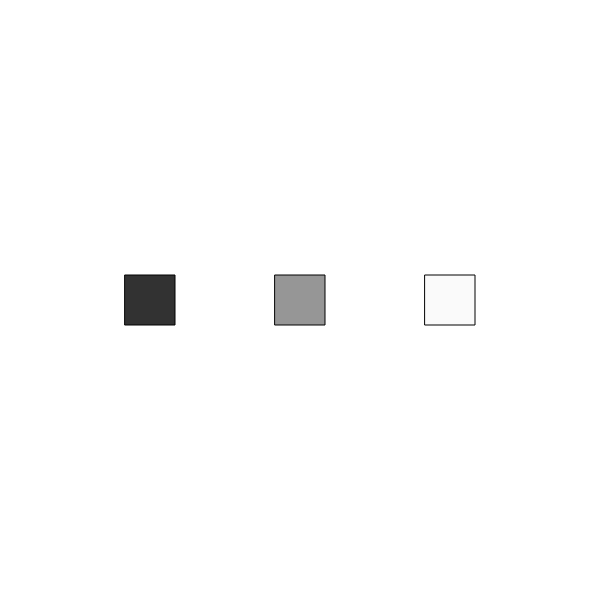
Frame 1 (no input)
Frame 60 (no input): identical to frame 1, image omitted
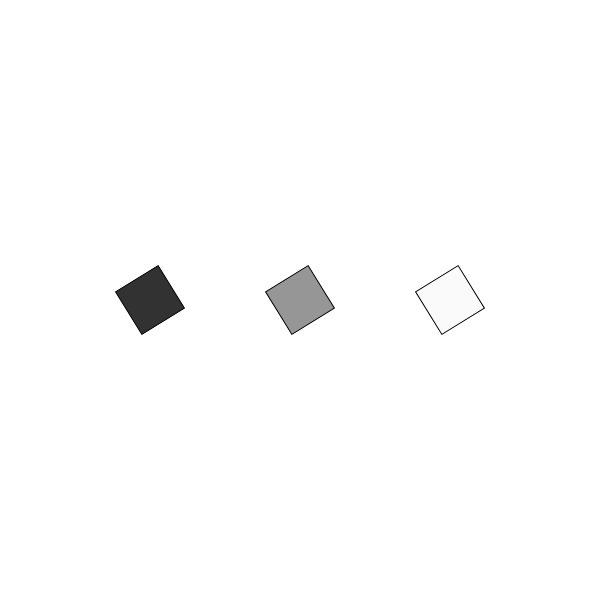
Frame 120 (the mouse pressed at the canvas centre since frame 60)

The p5.js sketch that drew these frames (run headless with seeded random() and noise() and a simulated clock; from frame 60 on, the mouse is pressed at the canvas centre):

// p5.js sketch
// ── sketch.js

var myMap;
var mapto;
var color;
function setup(){
	createCanvas(600,600)

}


function draw(){
	background(255);

	//3 squares each individual
	// push();
	// translate(150,300);
	// rotate(24);
	// fill(255,0,0);
	// rect(-25,-25,50,50);
	// pop();

	// push();
	// fill(0,255,0);
	// translate(300,300);
	// rotate(45);
	// rect(-25,-25,50,50);
	// pop();
	
	// push();
	// fill(0,0,255);
	// translate(450,300);
	// rotate(50);
	// rect(-25,-25,50,50);
	// pop();
	
	//_____________________________________________________
	
	// 3 squares with for loop
	// for (var j = 0; j < 3; j++){
		// color = map(j,0,2,50,250);
		// fill(color);
	// 	push()
	// 	myMap = map(j,0,2,150,450);
	// 	translate(myMap,300);
	// 	mapto = map(j,0,2,25,90);
	// 	rotate(mapto);

	// 	rect(-25,-25,50,50);
	// 	pop()
	// }

	//____________________________________________________

	//controlling the rotation with the mouse
	for (var j = 0; j < 3; j++){
		color = map(j,0,2,50,250);
		fill(color);
		push()
		myMap = map(j,0,2,150,450);
		translate(myMap,300);
		mapto = map(mouseX,0,width,0,90);
		
		rotate(mapto);

		rect(-25,-25,50,50);
		pop()
	}

}
// ── sketch_1.js

var myMap;
var mapto;
var color;
function setup(){
	createCanvas(600,600)

}


function draw(){
	background(255);

	//3 squares each individual
	push();
	translate(150,300);
	rotate(24);
	fill(255,0,0);
	rect(-25,-25,50,50);
	pop();

	push();
	fill(0,255,0);
	translate(300,300);
	rotate(45);
	rect(-25,-25,50,50);
	pop();
	
	push();
	fill(0,0,255);
	translate(450,300);
	rotate(50);
	rect(-25,-25,50,50);
	pop();
	
	//_____________________________________________________
	
	// 3 squares with for loop
	// for (var j = 0; j < 3; j++){
	// 	color = map(j,0,2,50,250);
	// 	fill(color);
	// 	push()
	// 	myMap = map(j,0,2,150,450);
	// 	translate(myMap,300);
	// 	mapto = map(j,0,2,25,90);
	// 	rotate(mapto);

	// 	rect(-25,-25,50,50);
	// 	pop()
	// }

	//____________________________________________________

	//controlling the rotation with the mouse
	// for (var j = 0; j < 3; j++){
	// 	color = map(j,0,2,50,250);
	// 	fill(color);
	// 	push()
	// 	myMap = map(j,0,2,150,450);
	// 	translate(myMap,300);
	// 	mapto = map(mouseX,0,width,0,90);
		
	// 	rotate(mapto);

	// 	rect(-25,-25,50,50);
	// 	pop()
	// }

}
// ── sketch_3.js

var myMap;
var mapto;
var color;
function setup(){
	createCanvas(600,600)

}


function draw(){
	background(255);

	//3 squares each individual
	// push();
	// translate(150,300);
	// rotate(24);
	// fill(255,0,0);
	// rect(-25,-25,50,50);
	// pop();

	// push();
	// fill(0,255,0);
	// translate(300,300);
	// rotate(45);
	// rect(-25,-25,50,50);
	// pop();
	
	// push();
	// fill(0,0,255);
	// translate(450,300);
	// rotate(50);
	// rect(-25,-25,50,50);
	// pop();
	
	//_____________________________________________________
	
	// 3 squares with for loop
	// for (var j = 0; j < 3; j++){
	// 	color = map(j,0,2,50,250);
	// 	fill(color);
	// 	push()
	// 	myMap = map(j,0,2,150,450);
	// 	translate(myMap,300);
	// 	mapto = map(j,0,2,25,90);
	// 	rotate(mapto);

	// 	rect(-25,-25,50,50);
	// 	pop()
	// }

	//____________________________________________________

	//controlling the rotation with the mouse
	for (var j = 0; j < 3; j++){
		color = map(j,0,2,50,250);
		fill(color);
		push()
		myMap = map(j,0,2,150,450);
		translate(myMap,300);
		mapto = map(mouseX,0,width,0,90);
		
		rotate(mapto);

		rect(-25,-25,50,50);
		pop()
	}

}
